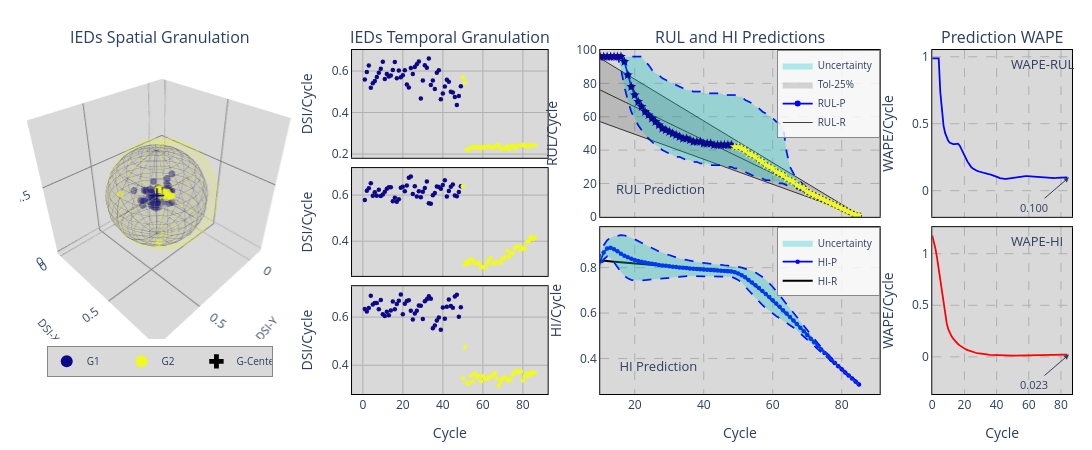

This figure's notebook cell:
### Code cell
params = [3.5,28,[70],8,0,1,2,5,19,1,0]
m,nI,nR,nO,mO,N1,N2,N3,τ,mode,act = params
X, Y, Z = PrepareData(RS, HI, nI, nO, mO, 1, mode)
ref, J = RefEoL(sig, EOL, nI, mO, mode)
if len(X) < J: print(f'Aviso: nO={nO} > {nOMax(sig, EOL)}: o fluxo termina antes do EoL (última RUL real = {J-len(X)+1}).')
nI = len(Y[0])
if isinstance(nR, str): nR = ast.literal_eval(nR)


# RUL intervalar (RULInterv2): protocolo 3 na janela de entrada + análise intervalar da rede (pesos numéricos)
RHO = 0.76                  # rho inicial: múltiplo do erro estimado do HI (eP) somado/subtraído aos valores previstos
# rho dinâmico (sugestão 3): subida de gradiente online em V = média(cov*sp) do HI
RHO_DYN = True              # False: rho estático (= RHO)
RHO_ETA, RHO_T, RHO_BETA = 0.51, 0.51, 0.59   # passo, temperatura da cobertura suavizada (escore |e|/e_est), momento
RHO_MIN, RHO_MAX = 1e-2, 10
INTR_STATE = 'reset'        # estado recorrente intervalar: 'reset' (só a incerteza da janela do passo) ou 'carry' (propagado)

teda=AutoCloud(m=m,nI=nI,nR=nR,nO=nO+mO,ηS=[N1,N2,N3],mode=mode,act=act,
               tau=τ,eol=EOL,ref=ref,wtaG=WTAG,wtaP=WTAP,feedback=FEEDBACK,mO=mO,
               rho=RHO,lam=LAM,intr_state=INTR_STATE,
               rho_dyn=RHO_DYN,rho_eta=RHO_ETA,rho_T=RHO_T,rho_beta=RHO_BETA,rho_min=RHO_MIN,rho_max=RHO_MAX,
               ff_rls=0.91,dt_rls=27
               )

for j,_ in enumerate(X[:J]):

    teda.run(X[j])
    teda.RUL_Prediction(Y[j],mode='interval',lim=len(sig)-nI+1,show=False)
    teda.WAPE_HI2(Y[j],Z[j])
    teda.Adapt(Y[j],Z[j])
    teda.UpdateRLS(mode='HI')

print(f"HI (HI_Granularity): cov={teda.cov:.3f} | sp={teda.sp:.3f} | V=média(cov*sp)={teda.V:.4f}")
PlotDSI_3D_PLY(teda,xi=10, yf=100)
